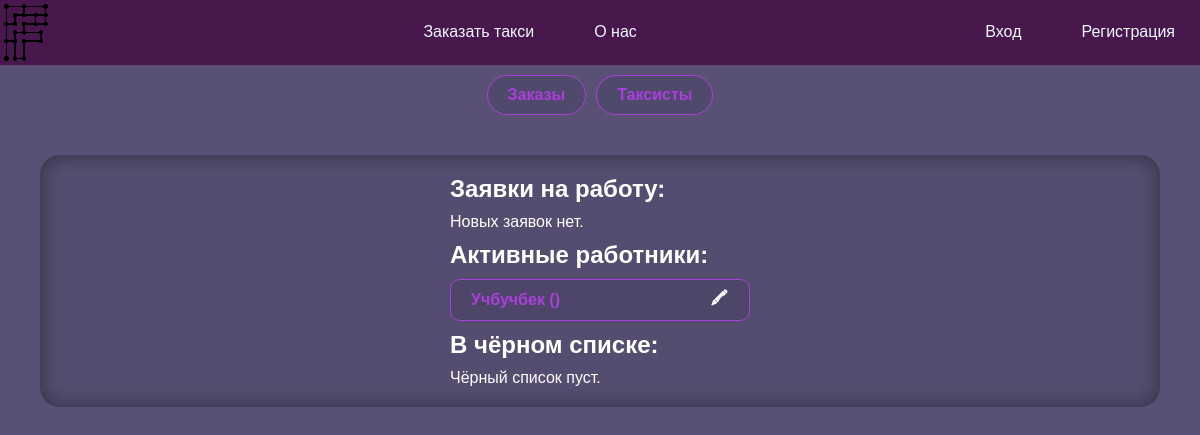
The app's page /admin.php?tool=taxists, older data.
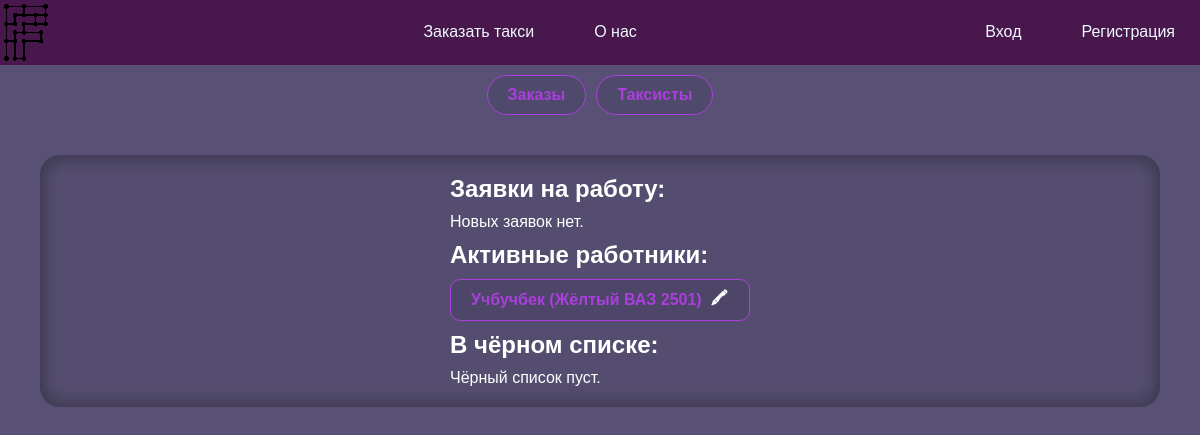
The same page, newer data.
### tables this page shows
CREATE TABLE `taxists` (
  `id` int(11) NOT NULL,
  `photo` varchar(128) NOT NULL,
  `car` int(11) NOT NULL,
  `user` int(11) NOT NULL,
  `passport` varchar(64) NOT NULL,
  `driver_license` varchar(64) NOT NULL,
  `status` int(11) NOT NULL
);

CREATE TABLE `users` (
  `id` int(11) NOT NULL,
  `login` varchar(128) NOT NULL,
  `name` varchar(32) NOT NULL,
  `phone` bigint(11) NOT NULL,
  `email` varchar(128) NOT NULL,
  `password` varchar(128) NOT NULL,
  `role` int(11) NOT NULL
);

### funcs/DBinteraction.php (called while the page is built, shortened)
<?php
function selectFrom($query, $way)
{
    if (trim($query) == null) {
        $_SESSION['result'] = "Вы передали пустой запрос.";
    } else {
    require "connect.php";
    $res = $con->query($query);
    switch ($way) {
        case "ALL":
            $output = $res->fetch_all(MYSQLI_ASSOC);
            break;
    }}
    return $output;
}

### funcs/listGenerator.php (the view, shortened to what this page needs)
<?php
function generateListItem($listItem, $listType)
{
?>
    <div class="accent brad10 flex jc-sb ai-c">
        <span>
            <?php
            switch ($listType) {
            ?>
                <?php
                case "taxist":
                ?>
                    <?= $listItem['name'] ?> (<?= $listItem['car'] ?>)
            <?php
                    break;
            }
            ?>
        </span>
        <div class="flex g10">
            <?php
            switch ($listType) {
                case "taxist":
                    $href = "?tool=taxists&edit=taxist&id=" . $listItem['id'];
                    break;
            }
            ?>
            <a href="<?= $href ?>" class="accent-invert">🖍</a>
        </div>
    </div>
<?php
}

### admin/toolTaxists.php (shortened to what this page needs)
<?php
require_once("./funcs/DBinteraction.php");
$query = "SELECT
taxists.id,
users.name,
CONCAT(cars.color, ' ', cars.name) AS car,
taxist_status.name AS `status`
FROM taxists
INNER JOIN users ON taxists.user = users.id
INNER JOIN cars ON taxists.car = cars.id
INNER JOIN taxist_status ON taxists.status = taxist_status.id
ORDER BY users.name ASC";
$taxists = selectFrom($query, "ALL");
?>
<div class="list flex column g10 wcenter">
    <?php
    require("./funcs/listGenerator.php");
    ?>
    <h2>Заявки на работу:</h2>
    <?php
    $emptyList = true;
    if ($emptyList) {
    ?>
        <p>Новых заявок нет.</p>
    <?php
    }
    ?>
    <h2>Активные работники:</h2>
    <?php
    foreach ($taxists as $taxist) {
        if ($taxist['status'] == "Работает") {
            generateListItem($taxist, "taxist");
        }
    }
    ?>
    <h2>В чёрном списке:</h2>
    <?php
    $emptyList = true;
    if ($emptyList) {
    ?>
        <p>Чёрный список пуст.</p>
    <?php
    }
    ?>
</div>

Row changes from the older to the newer data that the page shows:
changed taxists "Учбучбек": car (not shown) → "Жёлтый ВАЗ 2501"
